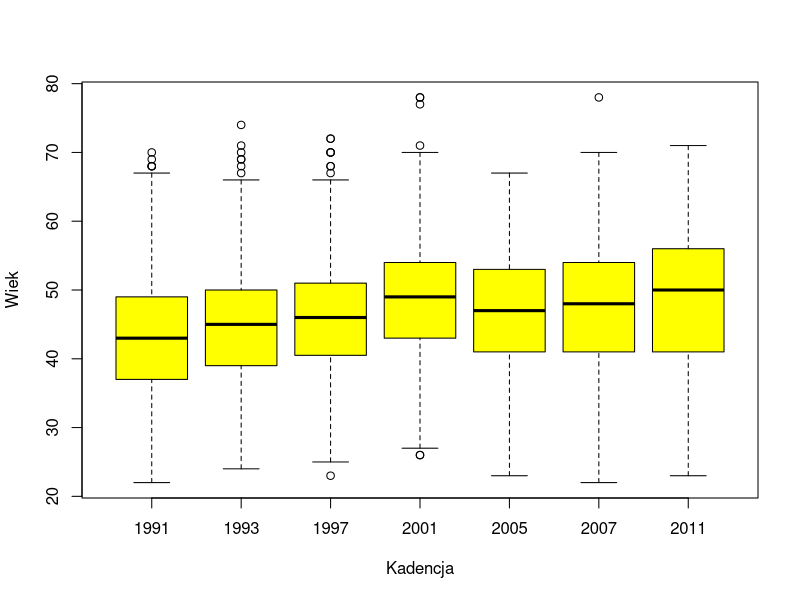

Generate this figure with R:
poslowie <- read.csv("Sejm1-7.csv", sep = ';',  header=T, na.string="NA");

boxplot (wiek ~ kadencja, poslowie, xlab = "Kadencja", ylab = "Wiek", col='yellow')

aggregate (poslowie$wiek, list(Kadencja = poslowie$kadencja), fivenum)
aggregate (poslowie$wiek, list(Kadencja = poslowie$kadencja), na.rm=TRUE, mean)
